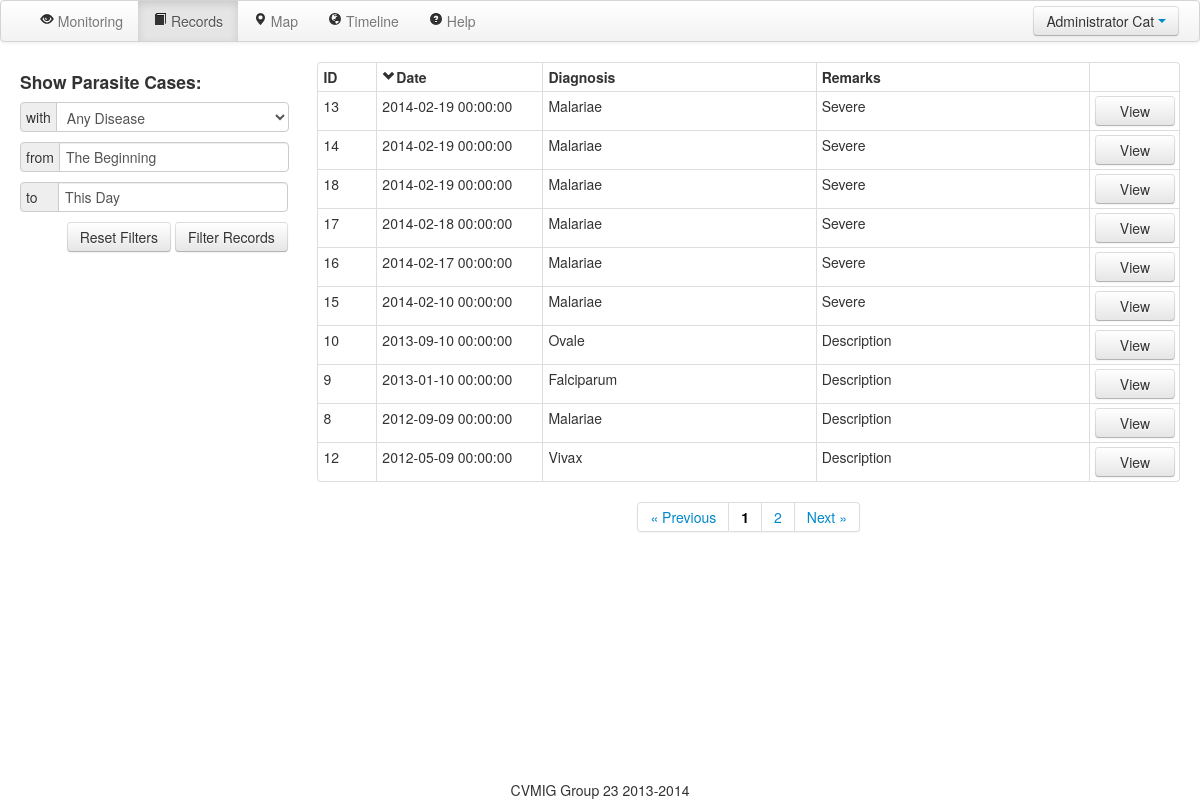
Screenshot of /records/ (signed in) with the database file from the repository.
### serveus/models.py (models this page shows, shortened)
class UserType(db.Model):
    __tablename__ = 'usertype'
    id = db.Column(db.Integer, primary_key=True)
    name = db.Column(db.String(80), unique=True)
    users = db.relationship('User', backref='usertype', lazy='dynamic')
    def __str__(self):
        return self.name

class User(db.Model, UserMixin):
    __tablename__ = 'user'
    id = db.Column(db.Integer, primary_key=True)
    username = db.Column(db.String(80), unique=True)
    password = db.Column(db.String(120))
    firstname = db.Column(db.String(100))
    lastname = db.Column(db.String(100))
    usertype_id = db.Column(db.Integer, db.ForeignKey('usertype.id'))
    case =  db.relationship('Case', backref='user', lazy='dynamic')
    contact = db.Column(db.String(80))
    email = db.Column(db.String(80),unique=True)

class Case(db.Model):
    __tablename__ = 'case'
    id = db.Column(db.Integer, primary_key=True)
    date = db.Column(db.DateTime())
    parasite = db.Column(db.String(100))
    description = db.Column(db.String(1000))
    comment = db.Column(db.String(1000))
    lat = db.Column(db.Float)
    lng = db.Column(db.Float)
    region = db.Column(db.String(1000))
    user_id = db.Column(db.Integer, db.ForeignKey('user.id'))
    images = db.relationship('Image', backref='case', lazy='dynamic')

### serveus/views.py (the view)
@app.route('/records/')
@login_required
def records():
    print request.args.get('page')
    if not request.args.get('page'):
        page = 1
    else:
        page = int(request.args.get('page'))
    if request.args:
        parasiteSelected = request.args.get('parasite_selection')
        parasiteIndex = parasiteList.index(parasiteSelected)
        date_start = request.args.get('date_start')
        date_end = request.args.get('date_end')
        sort_by = request.args.get('sort_by')
        order = request.args.get('order')
        caseList=''
        if date_start != 'The Beginning' :
            a=request.args.get('date_start')
            b=a.split('/')
            dt=datetime.date(int(b[2]),int(b[0]),int(b[1]))
            a=request.args.get('date_end')
            b=a.split('/')
            dte=datetime.date(int(b[2]),int(b[0]),int(b[1])) + datetime.timedelta(days=1)
        else :
            dt=datetime.date(1000,1,1)
            dte=datetime.date(9000,12,31)
        sortby=''
        if sort_by== 'date':
            sortby='date'
        elif sort_by== 'parasite':
            sortby='parasite'
        elif sort_by== 'description':
            sortby='description'
        else:
            sortby='id'
        param= "\"case\"."+sortby+" "+order
        print param
        if parasiteIndex == 0: # Display all
            caseList= Case.query.filter(Case.date>=dt,Case.date<=dte).order_by(param)
        else:
            caseList = Case.query.filter(Case.parasite==parasiteList[parasiteIndex],Case.date>=dt,Case.date<=dte).order_by(param)
    else:
        parasiteIndex = 0
        date_start = "The Beginning"
        date_end = "This Day"
        sort_by = "date"
        order = "desc"
        caseList = Case.query.order_by(Case.date.desc())
    if (str(current_user.usertype)=='Microscopist'):
        templist=[]
        for i in caseList:
            if(i.user == current_user):
                templist.append(i)
        caseList=templist
    caseList = [i for i in caseList]
    pagination = Pagination(page, Pagination.PER_PAGE, len(caseList))
    caseList = caseList[(page-1)*Pagination.PER_PAGE : ((page-1)*Pagination.PER_PAGE) + Pagination.PER_PAGE]
    return render_template("records.html", caseList = caseList, pagination = pagination, parasiteList = parasiteList, parasiteIndex = parasiteIndex, date_start = date_start, date_end = date_end, sort_by = sort_by, order = order, user = current_user)

### serveus/misc.py (called while the page is built)
    @property
    def pages(self):
        return int(ceil(self.total_count / float(self.per_page)))

    @property
    def has_prev(self):
        return self.page > 1

    @property
    def has_next(self):
        return self.page < self.pages

    def iter_pages(self, left_edge=2, left_current=2,
                   right_current=5, right_edge=2):
        last = 0
        for num in xrange(1, self.pages + 1):
            if num <= left_edge or \
               (num > self.page - left_current - 1 and \
                num < self.page + right_current) or \
               num > self.pages - right_edge:
                if last + 1 != num:
                    yield None
                yield num
                last = num

### serveus/views.py (called while the page is built)
@login_manager.user_loader
def load_user(userid):
    return User.query.get(userid)

### serveus/templates/records.html (shortened to what this page needs)
<!DOCTYPE html>
<html>
	<head>
		<link href="/static/css/bootstrap.min.css" rel="stylesheet" media="screen">
		<link href="/static/css/bootstrap-responsive.css" rel="stylesheet">
        <link href="/static/css/eyecon-datepicker.css" rel="stylesheet">
	</head>
	<body>
    <div id="super">
		<div class="navbar" style="width: 100%;">
			<div class="navbar-inner">
                <ul class="nav pull-right">
                    <div class="btn-group">
                        <a class="btn dropdown-toggle" data-toggle="dropdown" href="#">
                        {{user.usertype.name}} {{ user.username }}
                        <span class="caret"></span>
                        </a>
                    </div>
                </ul>
                <div class="nav-collapse collapse">
                    <div>
                        <ul class="nav pull-left">
                            <li>&nbsp</li>
                            <li><a href="/monitoring/"><i class="icon-eye-open"></i> Monitoring</a></li>
                            <li class="active"><a href="#"><i class="icon-book"></i> Records</a></li>
                            <li><a href="/map/"><i class="icon-map-marker"></i> Map</a></li>
                            <li><a href="/timeline/"><i class="icon-globe"></i> Timeline</a></li>
                            <li><a href="#helpModal" id="help" data-toggle="modal"><i class="icon-question-sign"></i> Help</a></li>
                        </ul>
                    </div>
                </div>
			</div>
		</div>
		<div class="container-fluid">
            <div class="row-fluid">
				<form action="/records/" method="get" name="filter" class="span3 container" style="background-color: white; ">
					<h4>Show Parasite Cases:</h4>
					<div class="input-prepend" style="width: 100%">
                    <span class="add-on">with</span>
					<select style="width: calc(100% - 35px)" name="parasite_selection">
                    {% for i in parasiteList %}
                        <option {% if loop.index0 == parasiteIndex %}selected{% endif %}>{{ i }}</option>
                    {% endfor %}
					</select>
					</div>
                    <br>
                    <div class="input-prepend" style="width: 100%">
                    <span class="add-on">from</span>
                    <input type="text" style="width: calc(100% - 52px)" value="{{date_start}}" id="dpd1" name="date_start">
                    </div>
                    <br>
                    <div class="input-prepend" style="width: 100%">
                    <span class="add-on">to&nbsp;&nbsp;&nbsp;&nbsp;</span>
                    <input type="text" style="width: calc(100% - 52px)" value="{{date_end}}" id="dpd2" name="date_end">
                    </div>
                    <br>
                    <div style="text-align: right">
                        <a class="btn" href="/records/" >Reset Filters</a>
                        <input class="btn btn-medium" type="submit" id="submit_button" value="Filter Records" style="height: 30px;">
                    </div>
				</form>
				<div class="span9" style="background-color: white;">
				    <table class="table table-bordered table-condensed">
					<tr>
                    <th class="span1">ID</div>
                    <th class="span2" onclick="sort('date');" style="min-width: 80px; cursor: pointer;">Date <div class="pull-left"><i class="" id="date_chevron"></i></div>
                    <th class="span3" onclick="sort('parasite');" style="cursor: pointer;">Diagnosis <div class="pull-left"></div>
                    <th class="span3" onclick="sort('description');" style="cursor: pointer;">Remarks <div class="pull-left"></div>
                    <th class="span1">
                    {% for i in caseList %}
					<tr><td>{{i.id}}<td>{{i.date}}<td>{{i.parasite}}<td>{{i.description}}<td><a href="/case/{{ i.id }}/" class="btn" style="width: calc(100% - 25px)">View</a>
                    {% endfor %}
                    {% if pagination.pages %}
                    <div class="pagination" style="text-align: center">
                    <ul>
                    <li><a href="#" {% if pagination.has_prev %}onclick="set_page('{{pagination.page - 1}}')"{% endif %}>&laquo; Previous</a></li>
                    {% for page in pagination.iter_pages() %}{% if page %}<li><a href="#" {% if page != pagination.page %}onclick="set_page('{{page}}')"{% else %}style="color: black; font-weight: bold"{% endif %}>{{ page }}</a></li>{% endif %}{% endfor %}
                    <li><a href="#"{% if pagination.has_next %}onclick="set_page('{{pagination.page + 1}}')"{% endif %}>Next &raquo;</a></li>
                    </ul>
                    </div>
                    {% endif %}
				</div>
			</div>
		</div>
        <div id="footer">CVMIG Group 23 2013-2014</div>
	</body>
</html>

### serveus/templates/records.html (style rules this page uses)
html, body { margin:0; padding:0; height:100%; }
#super { min-height:100%; position:relative; }
#footer { position:absolute; bottom:0; width:100%; height: 20px; text-align: center; }

### rows the page displays
UserType: usertype.name "Administrator"
User: username "Cat"
Case: id "13", date "2014-02-19 00:00:00", parasite "Malariae", description "Severe"
Case: id "14", date "2014-02-19 00:00:00", parasite "Malariae", description "Severe"
Case: id "18", date "2014-02-19 00:00:00", parasite "Malariae", description "Severe"
Case: id "17", date "2014-02-18 00:00:00", parasite "Malariae", description "Severe"
Case: id "16", date "2014-02-17 00:00:00", parasite "Malariae", description "Severe"
Case: id "15", date "2014-02-10 00:00:00", parasite "Malariae", description "Severe"
Case: id "10", date "2013-09-10 00:00:00", parasite "Ovale", description "Description"
Case: id "9", date "2013-01-10 00:00:00", parasite "Falciparum", description "Description"
Case: id "8", date "2012-09-09 00:00:00", parasite "Malariae", description "Description"
Case: id "12", date "2012-05-09 00:00:00", parasite "Vivax", description "Description"

### other values shown
{{ page }} "1" "2"
form field parasite_selection "Any Disease"
